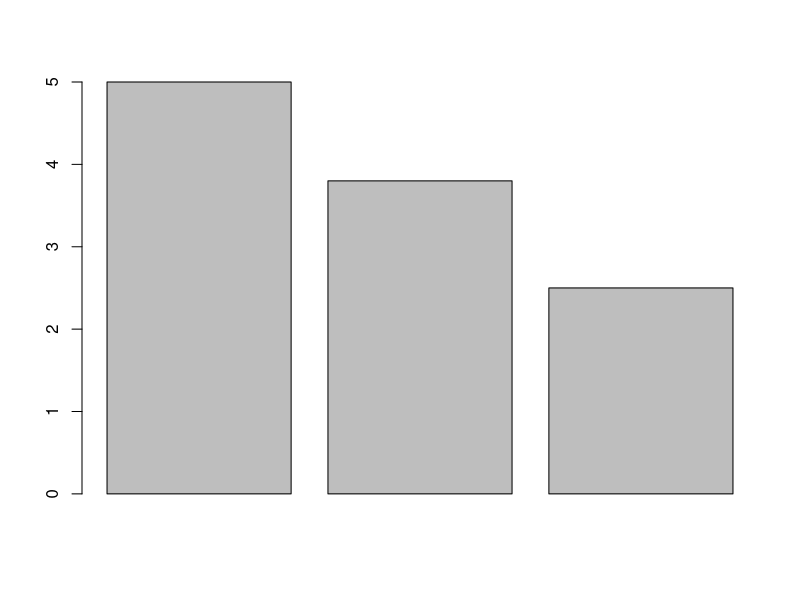
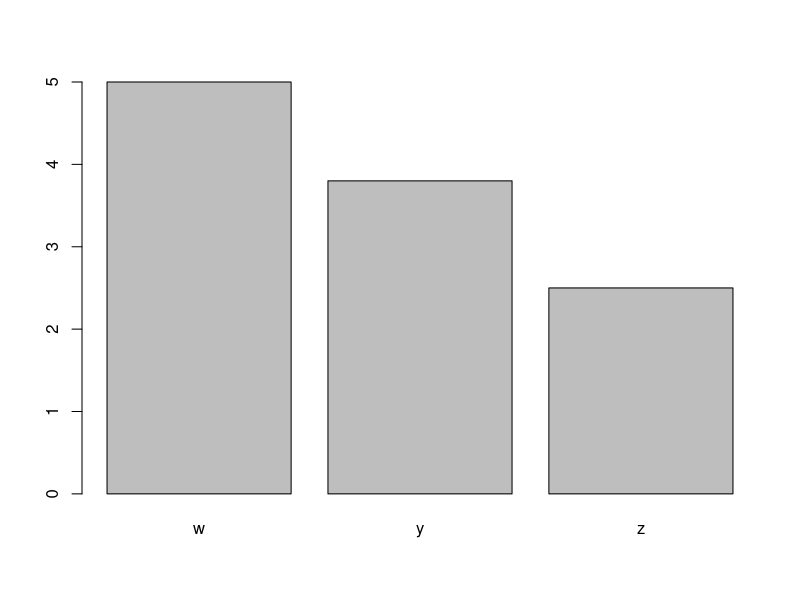
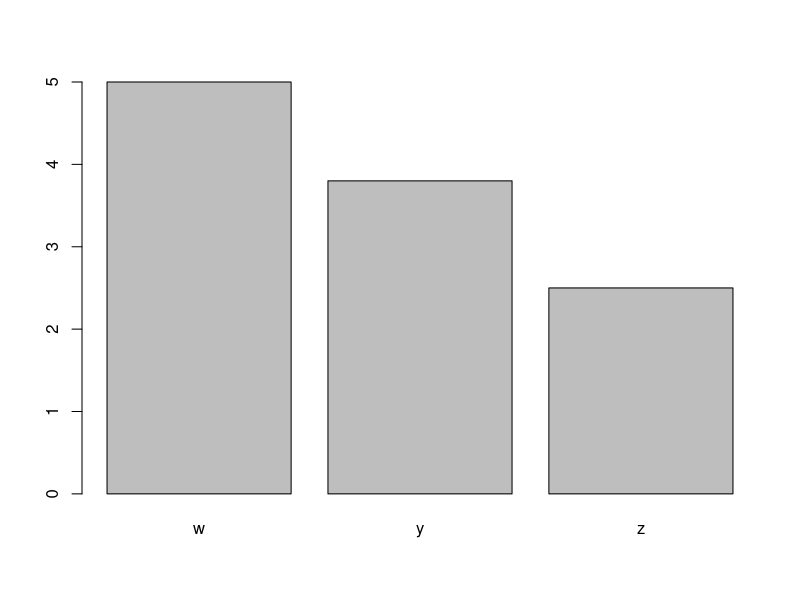
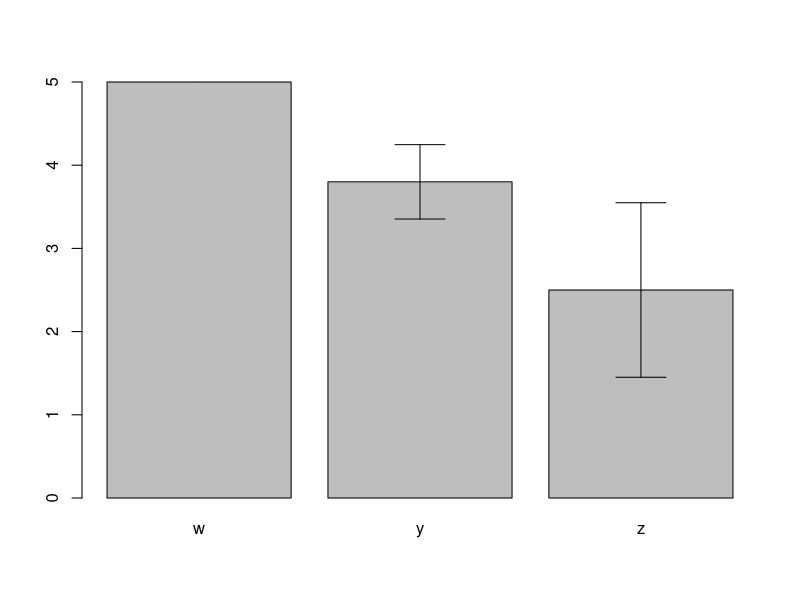
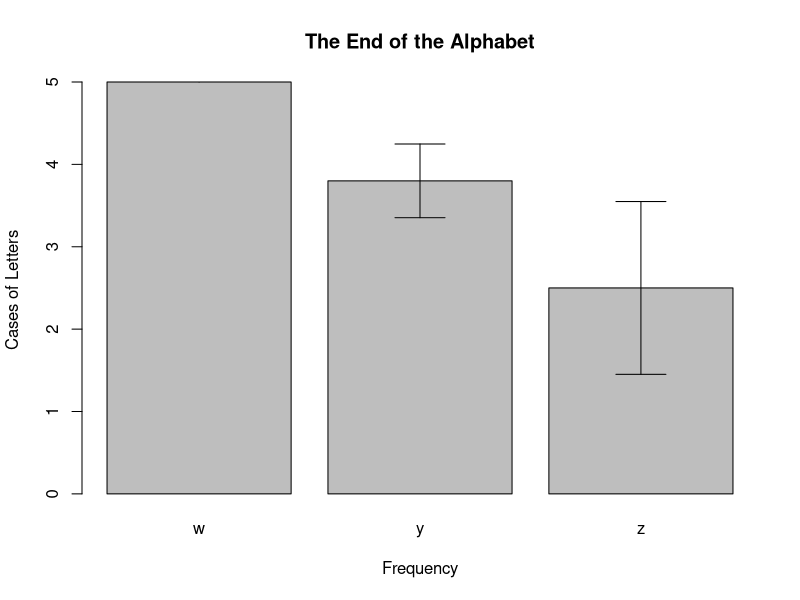
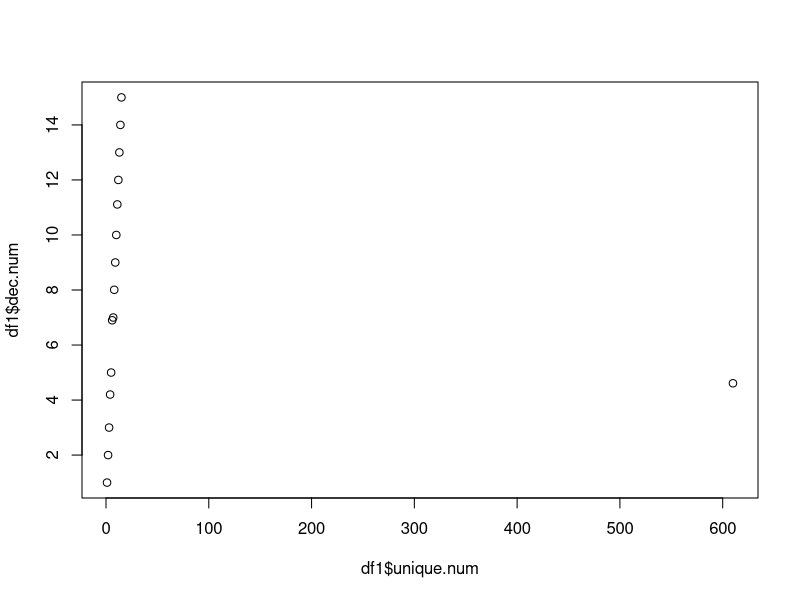
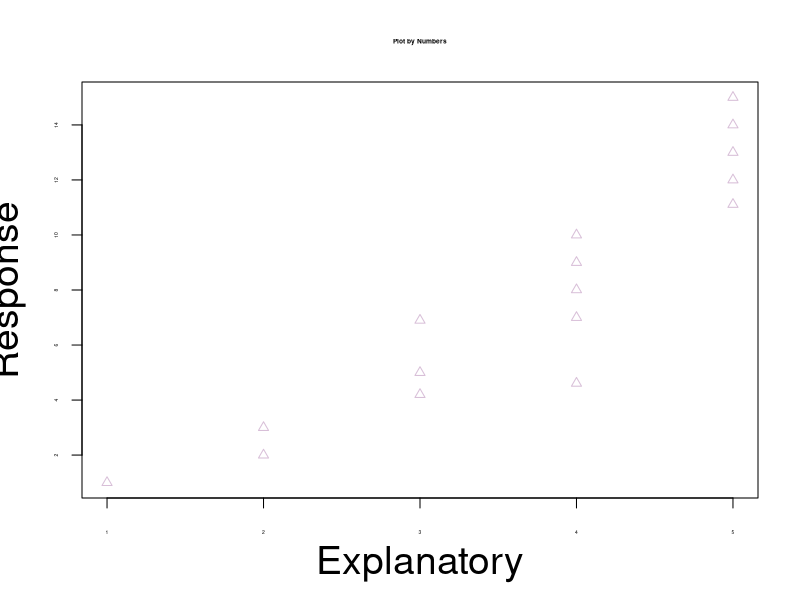

Write R code to recreate these figures, in order.
# With the data frame you created last week you will:
unique.char <- c('a','b','c','d','e','f','g','h','i','j','k','l','m','n','o')
rep.char <- c('z','z','z','z','z','y','y','y','y','y','w','w','w','w','w')
unique.num <- c(1,2,3,4,5,6,7,8,9,10,11,12,13,14,15)
rep.num <- c(1,2,2,3,3,3,4,4,4,4,5,5,5,5,5)
dec.num <- c(1,2,3,4.20,5,6.9,7,8.008,9,10,11.11,12,13,14,15)

df <- as.data.frame(cbind(unique.char, rep.char,unique.num,rep.num,dec.num))
df$unique.num <- as.numeric(as.character(df$unique.num))
df$rep.num <- as.numeric(as.character(df$rep.num))
df$dec.num <- as.numeric(as.character(df$dec.num))
add.row <- data.frame("p","z",610,4,4.610)
colnames(add.row) <- colnames(df)
df1 <- rbind(df, add.row)
row.names(df1) <- df1$unique.char
df1 <- df1[,-1]
df1
# Create a barplot for one numeric column, grouped by the character vector with 3 unique values
  # Add error bars with mean and standard deviation to the plot
  # Change the x and y labels and add a title
  # Export the plot as a PDF that is 4 inches wide and 7 inches tall.
df.mean <-aggregate(df1$rep.num ~df1$rep.char, FUN = "mean")
df.mean
colnames(df.mean) <- c("Factor","Mean")
df.mean
barplot(df.mean$Mean)
barplot(df.mean$Mean, names.arg = df.mean$Factor)
df.sd <-aggregate(df1$rep.num ~df1$rep.char, FUN = "sd")
colnames(df.sd) <- c("Factor","StanDev")
df.sd
b.plot <- barplot(df.mean$Mean, names.arg = df.mean$Factor)
b.plot <- barplot(df.mean$Mean, names.arg = df.mean$Factor, ylim = c(0,5))
arrows(b.plot, df.mean$Mean-df.sd$StanDev,
       b.plot, df.mean$Mean+df.sd$StanDev,angle=90,code=3)
b.plot <- barplot(df.mean$Mean,names.arg = df.mean$Factor, xlab = "Frequency", ylab = "Cases of Letters", main = "The End of the Alphabet")
arrows(b.plot, df.mean$Mean-df.sd$StanDev,
       b.plot, df.mean$Mean+df.sd$StanDev,angle=90,code=3)

#I was looking for code to export the pdf...BUT you created the right dimensions through the export tool. So kudos.

# Create a scatter plot between two of your numeric columns.
  # Change the point shape and color to something NOT used in the example.
  # Change the x and y labels and add a title
  # Export the plot as a JPEG by using the "Export" button in the plotting pane.
plot(df1$dec.num ~ df1$unique.num)
plot(df1$dec.num ~ df1$rep.num, xlab = "Explanatory", ylab = "Response", main = "Plot by Numbers", 
     cex.axis=0.3, cex.main=0.4, cex.lab=2.34, pch=24, col = "thistle") #that is almost glorious in how hideous the axis label sizes are. You were supposed to change the labels though...otherwise perfect!
colors()
# Upload both plots with the script used to create them to GitHub.
  # Follow the same file naming format as last week for the script.
  # Name plots as Lastname_barplot or Lastname_scatterplot. Save them to your "plots" folder.
